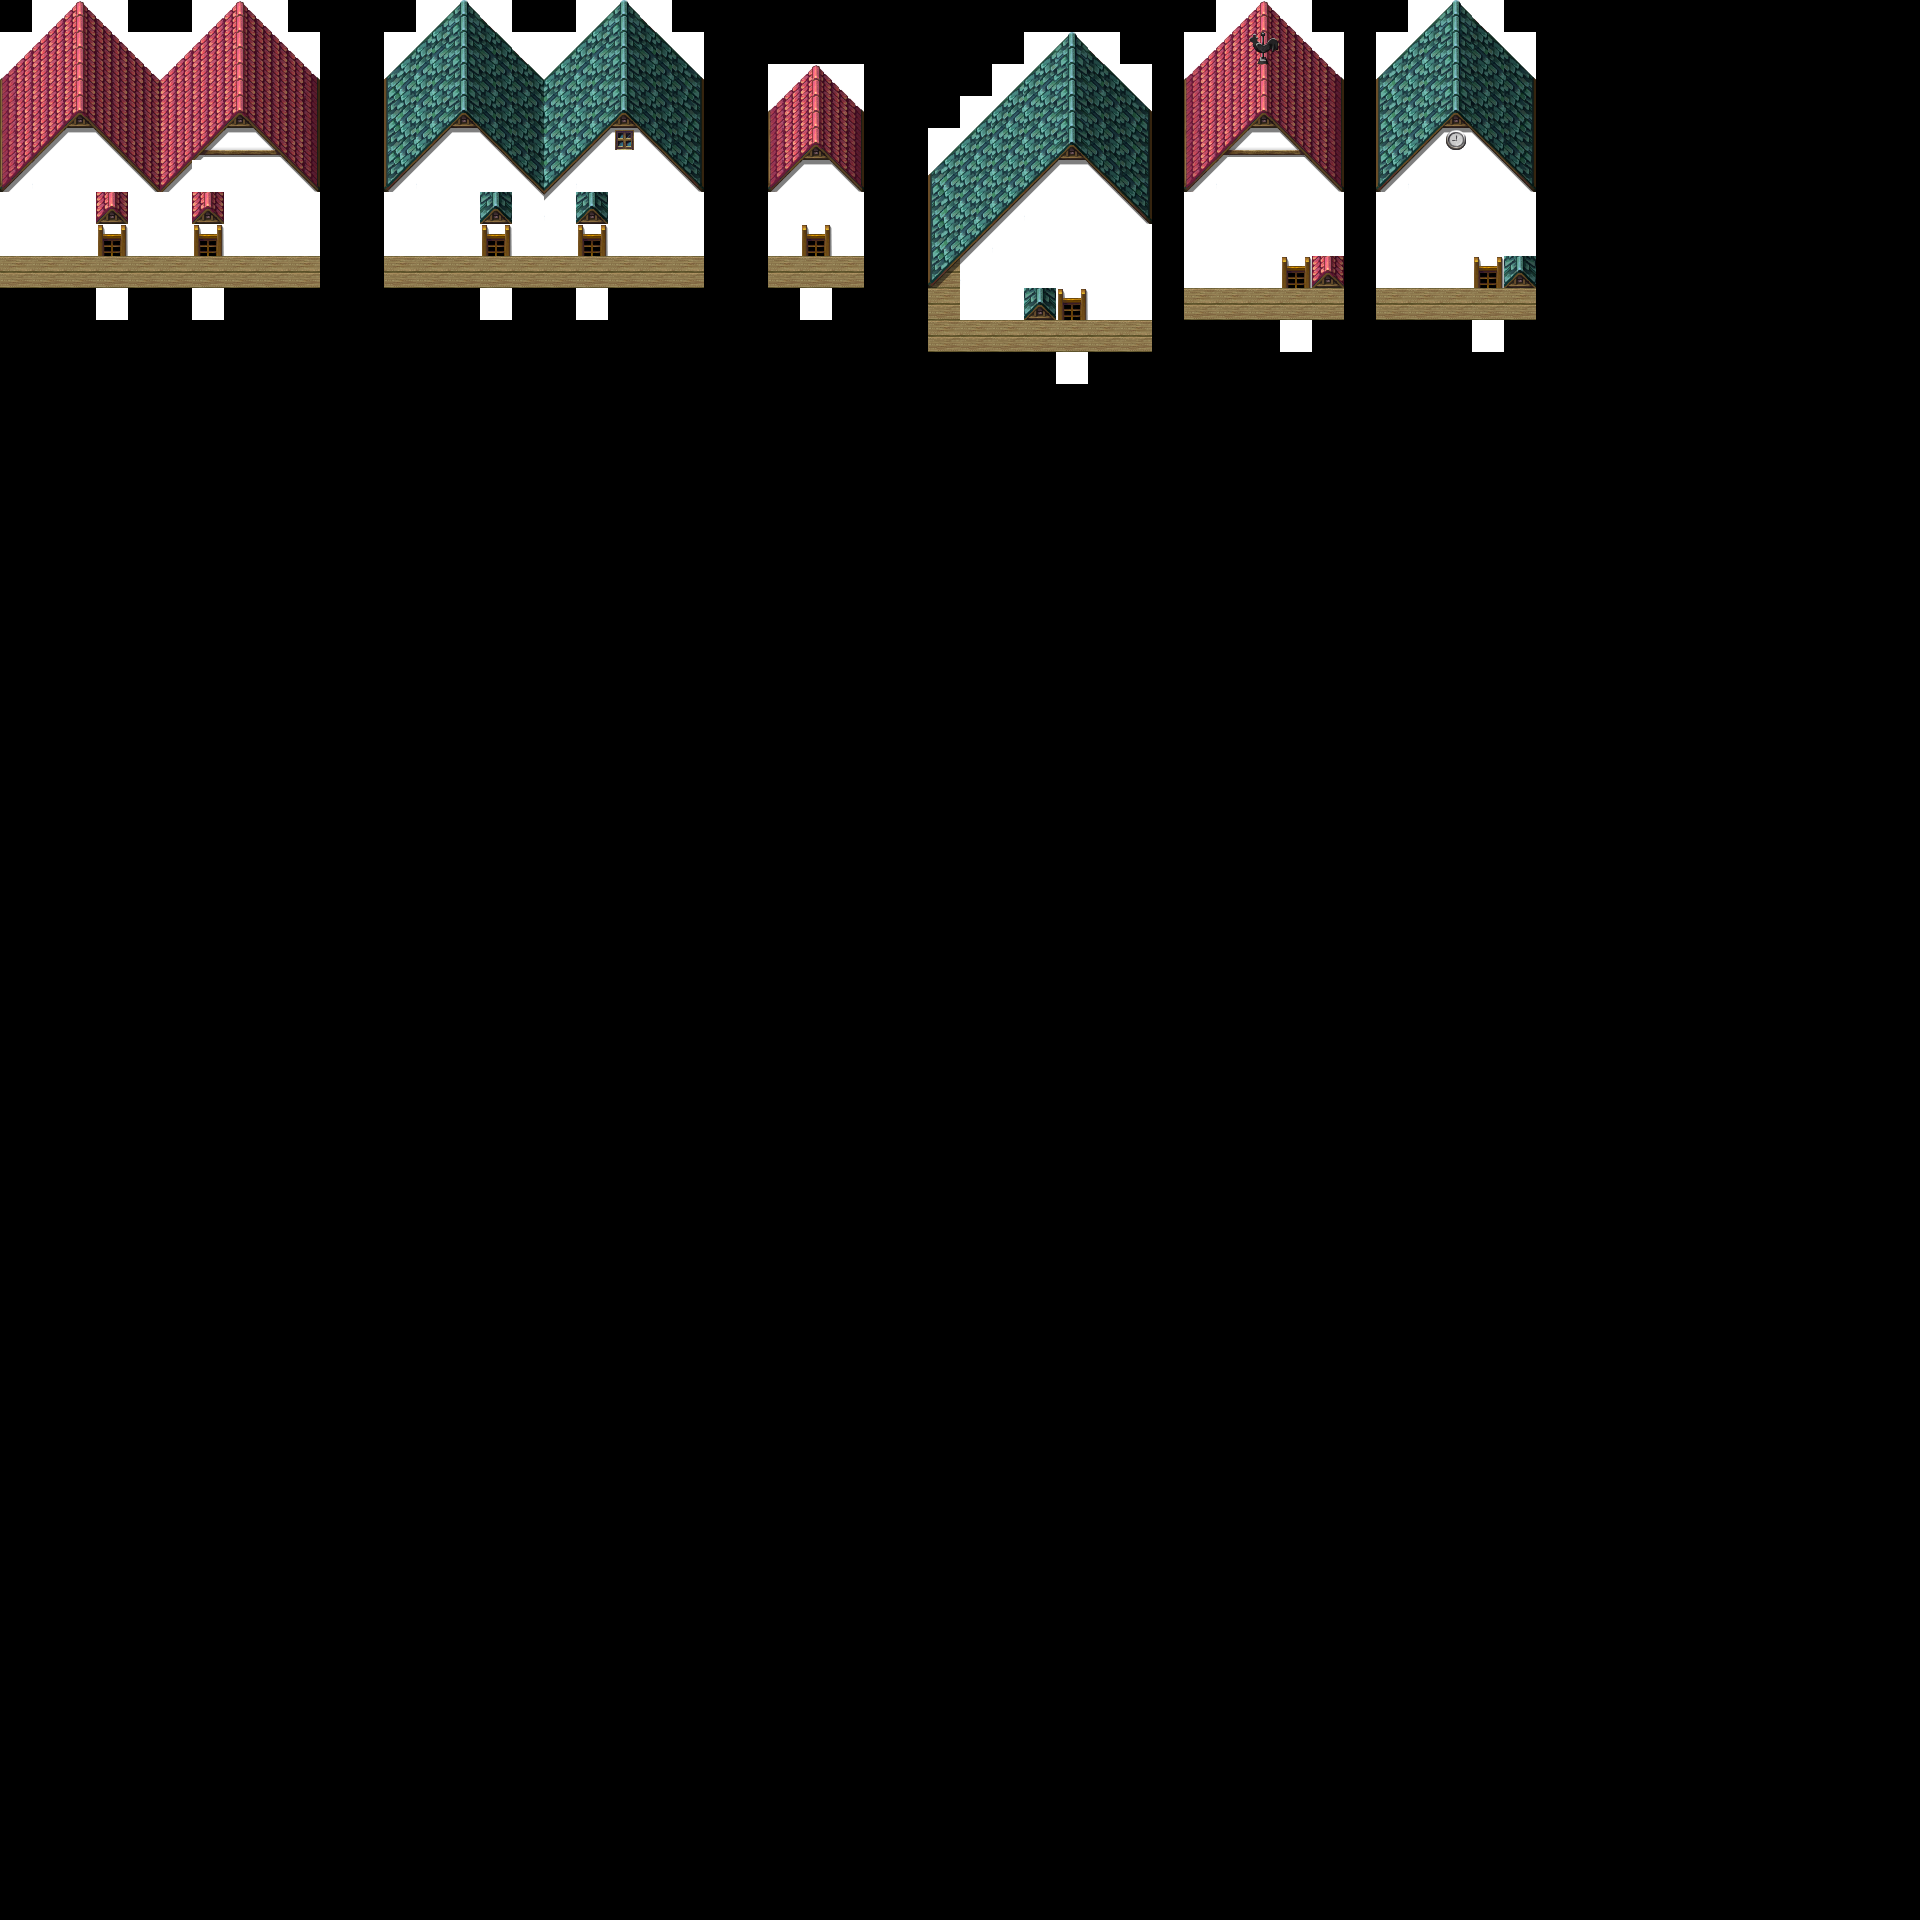

The image is a tile-based game level rendered from a .tmx file. Its description and source (layers, tilesets, objects; grid data summarised) follow:
An orthogonal 60x60 tile map with 32x32 px tiles, 3 tile layers (regions, input_in, output_structure_roof), 2 hidden layers not drawn, 7 tilesets and 8 objects.

<map version="1.10" tiledversion="1.10.0" orientation="orthogonal" renderorder="right-down" width="60" height="60" tilewidth="32" tileheight="32" infinite="0" nextlayerid="12" nextobjectid="10">
 <tileset firstgid="1" source="../tilesets/forest_tiles.tsx" />
 <tileset firstgid="1409" source="../tilesets/autotiling_region.tsx" />
 <tileset firstgid="1410" source="../tilesets/tenement.tsx" />
 <tileset firstgid="4482" source="../tilesets/Refmap-TileD.tsx" />
 <tileset firstgid="4738" source="../tilesets/Refmap-TileC.tsx" />
 <tileset firstgid="4994" source="../tilesets/spawn_tiles.tsx" />
 <tileset firstgid="4999" source="../tilesets/Refmap-TileB.tsx" />
 <layer id="2" name="regions" width="60" height="60">
  <data>[3600 cells, 360 non-empty, 1 distinct tile ids]</data>
 </layer>
 <layer id="1" name="input_in" width="60" height="60">
  <properties>
   <property name="AutoEmpty" type="bool" value="true" />
  </properties>
  <data>[3600 cells, 57 non-empty, 4 distinct tile ids]</data>
 </layer>
 <layer id="9" name="output_structure" width="60" height="60" visible="0">
  <data>[3600 cells, 195 non-empty, 34 distinct tile ids]</data>
 </layer>
 <layer id="10" name="output_structure_deco" width="60" height="60" visible="0">
  <data>[3600 cells, 66 non-empty, 25 distinct tile ids]</data>
 </layer>
 <layer id="11" name="output_structure_roof" width="60" height="60">
  <data>[3600 cells, 214 non-empty, 57 distinct tile ids]</data>
 </layer>
 <objectgroup id="8" name="output_objects" visible="0">
  <object id="1" x="0" y="288">
   <properties>
    <property name="type" value="poly" />
   </properties>
   <polygon points="0,0 0,-192 64,-256 96,-256 160,-192 160,0" />
  </object>
  <object id="2" x="160" y="288">
   <properties>
    <property name="type" value="poly" />
   </properties>
   <polygon points="0,0 160,0 160,-192 96,-256 64,-256 0,-192" />
  </object>
  <object id="4" x="384" y="288">
   <properties>
    <property name="type" value="poly" />
   </properties>
   <polygon points="0,0 0,-192 64,-256 96,-256 160,-192 160,0" />
  </object>
  <object id="5" x="544" y="288">
   <properties>
    <property name="type" value="poly" />
   </properties>
   <polygon points="0,0 160,0 160,-192 96,-256 64,-256 0,-192" />
  </object>
  <object id="6" x="864" y="288">
   <properties>
    <property name="type" value="poly" />
   </properties>
   <polygon points="0,0 -96,0 -96,-160 -64,-192 -32,-192 0,-160" />
  </object>
  <object id="7" x="928" y="352">
   <properties>
    <property name="type" value="poly" />
   </properties>
   <polygon points="0,0 0,-160 128,-288 160,-288 224,-224 224,0" />
  </object>
  <object id="8" x="1344" y="320">
   <properties>
    <property name="type" value="poly" />
   </properties>
   <polygon points="0,0 -160,0 -160,-224 -96,-288 -64,-288 0,-224" />
  </object>
  <object id="9" x="1376" y="320">
   <properties>
    <property name="type" value="poly" />
   </properties>
   <polygon points="0,0 0,-224 64,-288 96,-288 160,-224 160,0" />
  </object>
 </objectgroup>
</map>
